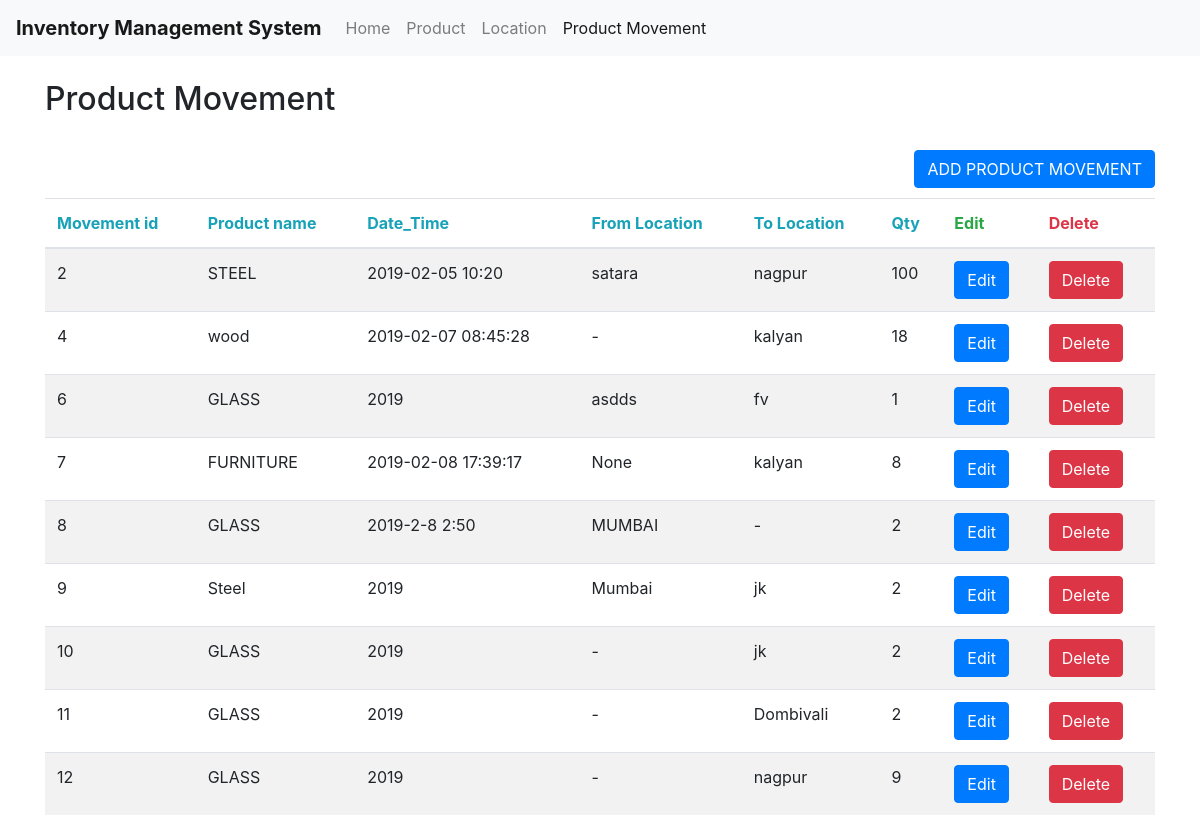
Screenshot of /ProductMovement with the database file from the repository.
### tables this page shows
CREATE TABLE product_movement (movementID INTEGER PRIMARY KEY, productName TEXT, Timing TEXT, fromlocation TEXT, tolocation TEXT, QTY INTEGER);

### home.py (the view, shortened to what this page needs)
@app.route('/ProductMovement')
def ProductMovement():
   cur.execute("select * from product_movement")
   rows = cur.fetchall()
   cur.execute("select * from products")
   productRows = cur.fetchall()
   cur.execute("select * from locations")
   locationRows = cur.fetchall()
   return render_template('ProductMovement.html',rows = rows,  productRows =  productRows, locationRows = locationRows)

### templates/ProductMovement.html (shortened to what this page needs)
<!DOCTYPE html>
<html>
<head>
	<link rel="stylesheet" href="https://stackpath.bootstrapcdn.com/bootstrap/4.1.3/css/bootstrap.min.css">
</head>
<body>
				<nav class="navbar navbar-expand-lg navbar-light bg-light">
			  <a class="navbar-brand" href="#"><b>Inventory Management System</b></a>
			  <div class="collapse navbar-collapse" id="navbarNavAltMarkup">
			    <div class="navbar-nav">
			      <a class="nav-item nav-link" href="/home">Home</a>
			      <a class="nav-item nav-link" href="/Product">Product </a>
			      <a class="nav-item nav-link" href="/Location">Location</a>
			      <a class="nav-item nav-link active" href="/ProductMovement">Product Movement<span class="sr-only">(current)</span></a>
			    </div>
			  </div>
			</nav>
<div class="container">
  <h2>Product Movement</h2>
		<div class="float-md-right">
  <button type="button" class="btn btn-primary" data-toggle="modal" data-target="#exampleModal">ADD PRODUCT MOVEMENT</button></div>
 </div>
  <table class="table table-striped">
    <thead>
      <tr>
        <th class="text-info">Movement id</th>
        <th class="text-info">Product name</th>
        <th class="text-info">Date_Time</th>
        <th class="text-info">From Location</th>
        <th class="text-info">To Location</th>
        <th class="text-info">Qty</th>
        <th class="text-success">Edit</th>
        <th class="text-danger">Delete</th>
      </tr>
    </thead>
    <tbody>
    		{% for row in rows %}
            <tr>
               <td>{{row["movementID"]}}</td>
               <td>{{row["productName"]}}</td>
               <td> {{row["Timing"]}}</td>
               <td>{{row["fromlocation"]}}</td>
                <td>{{row["tolocation"]}}</td>
                  <td>{{row["QTY"]}}</td>
               <td>
                    <a><button class="btn btn-primary" OnClick='showModal({{row["movementID"]}},"{{row["productName"]}}","{{row["Timing"]}}","{{row["fromlocation"]}}","{{row["tolocation"]}}","{{row["QTY"]}}");'>Edit</button></a></td>
                       <td> <a  onclick="if(!confirm('Are you sure to Delete?')){return false;}" href='deleteprouctmovement/{{row["movementID"]}}'><button class="btn btn-danger">Delete</button></a>
                     </td>
            </tr>
         {% endfor %}
    </tbody>
  </table>
</body>
</html>

### rows the page displays
product_movement: movementID "2", productName "STEEL", Timing "2019-02-05 10:20", fromlocation "satara", tolocation "nagpur", QTY "100"
product_movement: movementID "4", productName "wood", Timing "2019-02-07 08:45:28", fromlocation "-", tolocation "kalyan", QTY "18"
product_movement: movementID "6", productName "GLASS", Timing "2019", fromlocation "asdds", tolocation "fv", QTY "1"
product_movement: movementID "7", productName "FURNITURE", Timing "2019-02-08 17:39:17", fromlocation "None", tolocation "kalyan", QTY "8"
product_movement: movementID "8", productName "GLASS", Timing "2019-2-8 2:50", fromlocation "MUMBAI", tolocation "-", QTY "2"
product_movement: movementID "9", productName "Steel", Timing "2019", fromlocation "Mumbai", tolocation "jk", QTY "2"
product_movement: movementID "10", productName "GLASS", Timing "2019", fromlocation "-", tolocation "jk", QTY "2"
product_movement: movementID "11", productName "GLASS", Timing "2019", fromlocation "-", tolocation "Dombivali", QTY "2"
product_movement: movementID "12", productName "GLASS", Timing "2019", fromlocation "-", tolocation "nagpur", QTY "9"
